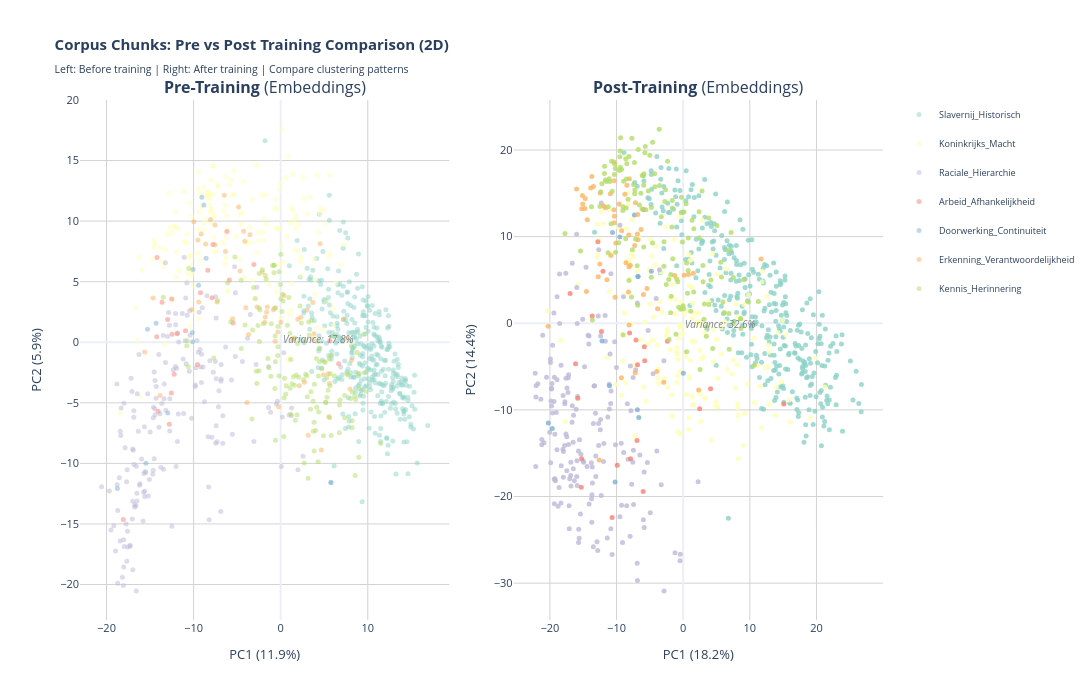

Write notebook code for a chart like this one.
### Code cell
# ============================================================
# CELL 9.4A: CHUNK PRE/POST TRAINING COMPARISON (2D)
# ============================================================

if VIZ_AVAILABLE and 'chunk_embeddings_data' in globals() and chunk_embeddings_data.get('trained'):
    print(f"\n{'='*70}")
    print("2D CHUNK PRE/POST TRAINING COMPARISON")
    print(f"{'='*70}")

    df_chunks = chunk_embeddings_data['df']
    coords_pre = chunk_embeddings_data['base']['coords_2d']
    coords_post = chunk_embeddings_data['trained']['coords_2d']
    var_pre = chunk_embeddings_data['base']['variance_2d']
    var_post = chunk_embeddings_data['trained']['variance_2d']

    # Create side-by-side comparison
    from plotly.subplots import make_subplots

    fig = make_subplots(
        rows=1, cols=2,
        subplot_titles=[
            f'<b>Pre-Training</b> ({chunk_embeddings_data["mode"].title()})',
            f'<b>Post-Training</b> ({chunk_embeddings_data["mode"].title()})'
        ],
        horizontal_spacing=0.08
    )

    print(f"\nCreating side-by-side comparison...")
    print(f"  Mode: {chunk_embeddings_data['mode']}")
    print(f"  Chunks: {len(df_chunks)}")

    # --------------------------------------------------------
    # Plot Pre-Training (Column 1)
    # --------------------------------------------------------

    print(f"\n  Plotting pre-training positions...")

    for topic in topics_viz:
        topic_df = df_chunks[df_chunks['primary_topic'] == topic]
        if len(topic_df) == 0:
            continue

        # Get pre-training coordinates
        topic_indices = topic_df.index.tolist()
        local_indices = [df_chunks.index.get_loc(idx) for idx in topic_indices]

        topic_x = coords_pre[local_indices, 0]
        topic_y = coords_pre[local_indices, 1]

        # Build hover
        hover_texts = []
        for idx, row in topic_df.iterrows():
            hover_parts = [
                f"<b>Chunk {row.get('chunk_uid', idx)}</b> (Pre-training)",
                f"Primary Topic: {row['primary_topic']}",
                f"Primary Score: {row['primary_score']:.3f}",
                f"Shift Magnitude: {row.get('shift_magnitude', 0):.3f}",
            ]
            hover_texts.append("<br>".join(hover_parts))

        fig.add_trace(go.Scatter(
            x=topic_x,
            y=topic_y,
            mode='markers',
            name=topic,
            marker=dict(
                size=5,
                color=topic_colors.get(topic, 'gray'),
                opacity=0.5,
            ),
            hovertemplate='%{hovertext}<extra></extra>',
            hovertext=hover_texts,
            legendgroup=topic,
            showlegend=True
        ), row=1, col=1)

    # --------------------------------------------------------
    # Plot Post-Training (Column 2)
    # --------------------------------------------------------

    print(f"  Plotting post-training positions...")

    for topic in topics_viz:
        topic_df = df_chunks[df_chunks['primary_topic'] == topic]
        if len(topic_df) == 0:
            continue

        topic_indices = topic_df.index.tolist()
        local_indices = [df_chunks.index.get_loc(idx) for idx in topic_indices]

        topic_x = coords_post[local_indices, 0]
        topic_y = coords_post[local_indices, 1]

        hover_texts = []
        for idx, row in topic_df.iterrows():
            hover_parts = [
                f"<b>Chunk {row.get('chunk_uid', idx)}</b> (Post-training)",
                f"Primary Topic: {row['primary_topic']}",
                f"Primary Score: {row['primary_score']:.3f}",
                f"Shift Magnitude: {row.get('shift_magnitude', 0):.3f}",
            ]
            hover_texts.append("<br>".join(hover_parts))

        fig.add_trace(go.Scatter(
            x=topic_x,
            y=topic_y,
            mode='markers',
            name=topic,
            marker=dict(
                size=5,
                color=topic_colors.get(topic, 'gray'),
                opacity=0.8,
            ),
            hovertemplate='%{hovertext}<extra></extra>',
            hovertext=hover_texts,
            legendgroup=topic,
            showlegend=False  # Already shown in col 1
        ), row=1, col=2)

    # --------------------------------------------------------
    # Update Layout
    # --------------------------------------------------------

    fig.update_layout(
        title=(
            f'<b>Corpus Chunks: Pre vs Post Training Comparison (2D)</b><br>'
            f'<sub>Left: Before training | Right: After training | '
            f'Compare clustering patterns</sub>'
        ),
        height=700,
        width=1600,
        template='plotly_white',
        hovermode='closest',
        font=dict(size=11),
        showlegend=True,
        legend=dict(
            orientation="v",
            yanchor="top",
            y=1,
            xanchor="left",
            x=1.02,
            font=dict(size=9),
            bgcolor='rgba(255,255,255,0.8)'
        )
    )

    # Update axes
    for col in [1, 2]:
        var_exp = var_pre if col == 1 else var_post
        fig.update_xaxes(
            title_text=f'PC1 ({var_exp[0]:.1%})',
            showgrid=True,
            gridcolor='lightgray',
            zeroline=True,
            row=1,
            col=col
        )
        fig.update_yaxes(
            title_text=f'PC2 ({var_exp[1]:.1%})',
            showgrid=True,
            gridcolor='lightgray',
            zeroline=True,
            row=1,
            col=col
        )

    # Add variance annotations
    fig.add_annotation(
        text=f"<i>Variance: {var_pre.sum():.1%}</i>",
        xref='x1',
        yref='y1',
        x=0.02,
        y=0.98,
        xanchor='left',
        yanchor='top',
        showarrow=False,
        font=dict(size=10, color='gray'),
        row=1,
        col=1
    )

    fig.add_annotation(
        text=f"<i>Variance: {var_post.sum():.1%}</i>",
        xref='x2',
        yref='y2',
        x=0.02,
        y=0.98,
        xanchor='left',
        yanchor='top',
        showarrow=False,
        font=dict(size=10, color='gray'),
        row=1,
        col=2
    )

    # --------------------------------------------------------
    # Save
    # --------------------------------------------------------

    output_path = visuals_path_viz / 'chunks_prepost_comparison_2d.html'
    fig.write_html(str(output_path))

    print(f"\n{'='*70}")
    print(f"CHUNK PRE/POST COMPARISON COMPLETE")
    print(f"{'='*70}")
    print(f"  Saved to: {output_path.relative_to(fs.root)}")
    print(f"  Mode: {chunk_embeddings_data['mode']}")

    try:
        fig.show()
    except:
        print(f"  (Interactive display not available)")

    print(f"\n✓ Cell 9.4A Complete!")

else:
    if 'chunk_embeddings_data' not in globals():
        print("⚠ Skipping chunk pre/post comparison - run Cell 9.3A first")
    elif not chunk_embeddings_data.get('trained'):
        print("⚠ Skipping chunk pre/post comparison - only pre-training data available")
